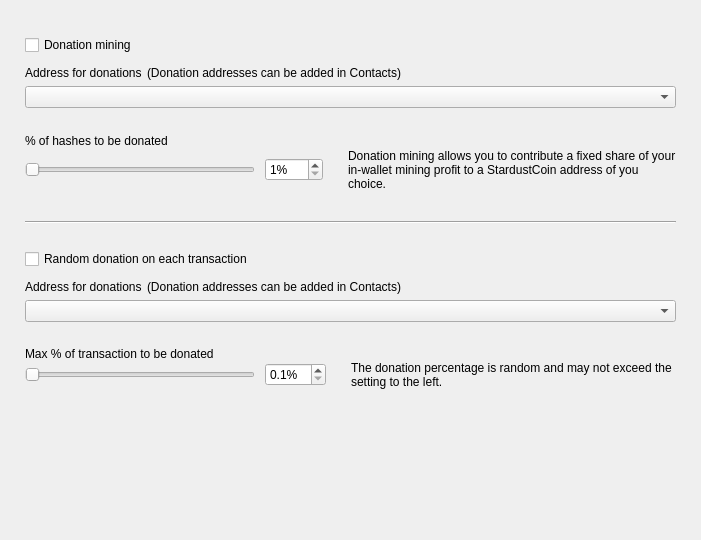
<?xml version="1.0" encoding="UTF-8"?>
<ui version="4.0">
 <class>DonationOptionsFrame</class>
 <widget class="QFrame" name="DonationOptionsFrame">
  <property name="geometry">
   <rect>
    <x>0</x>
    <y>0</y>
    <width>701</width>
    <height>540</height>
   </rect>
  </property>
  <property name="windowTitle">
   <string>Frame</string>
  </property>
  <property name="frameShape">
   <enum>QFrame::NoFrame</enum>
  </property>
  <property name="frameShadow">
   <enum>QFrame::Raised</enum>
  </property>
  <layout class="QVBoxLayout" name="verticalLayout">
   <property name="spacing">
    <number>10</number>
   </property>
   <property name="leftMargin">
    <number>25</number>
   </property>
   <property name="topMargin">
    <number>35</number>
   </property>
   <property name="rightMargin">
    <number>25</number>
   </property>
   <property name="bottomMargin">
    <number>0</number>
   </property>
   <item>
    <widget class="QCheckBox" name="m_enableDonationMiningCheck">
     <property name="text">
      <string>Donation mining</string>
     </property>
    </widget>
   </item>
   <item>
    <widget class="QFrame" name="m_donationMiningFrame">
     <property name="frameShape">
      <enum>QFrame::NoFrame</enum>
     </property>
     <property name="frameShadow">
      <enum>QFrame::Raised</enum>
     </property>
     <layout class="QGridLayout" name="gridLayout" columnstretch="1,0,0,1">
      <property name="leftMargin">
       <number>0</number>
      </property>
      <property name="topMargin">
       <number>0</number>
      </property>
      <property name="rightMargin">
       <number>0</number>
      </property>
      <property name="bottomMargin">
       <number>0</number>
      </property>
      <property name="horizontalSpacing">
       <number>10</number>
      </property>
      <property name="verticalSpacing">
       <number>0</number>
      </property>
      <item row="2" column="0" colspan="4">
       <widget class="QComboBox" name="m_donationMiningAddressCombo"/>
      </item>
      <item row="3" column="0" colspan="4">
       <spacer name="verticalSpacer_2">
        <property name="orientation">
         <enum>Qt::Vertical</enum>
        </property>
        <property name="sizeType">
         <enum>QSizePolicy::Fixed</enum>
        </property>
        <property name="sizeHint" stdset="0">
         <size>
          <width>20</width>
          <height>25</height>
         </size>
        </property>
       </spacer>
      </item>
      <item row="4" column="0" colspan="4">
       <widget class="WalletGui::WalletNormalBlackTextLabel" name="label_2">
        <property name="minimumSize">
         <size>
          <width>0</width>
          <height>16</height>
         </size>
        </property>
        <property name="text">
         <string>% of hashes to be donated</string>
        </property>
        <property name="indent">
         <number>0</number>
        </property>
       </widget>
      </item>
      <item row="5" column="1">
       <widget class="QSpinBox" name="m_donationMiningAmountSpin">
        <property name="suffix">
         <string>%</string>
        </property>
        <property name="minimum">
         <number>1</number>
        </property>
        <property name="maximum">
         <number>100</number>
        </property>
       </widget>
      </item>
      <item row="5" column="0">
       <widget class="QSlider" name="m_donationMiningAmountSlider">
        <property name="maximumSize">
         <size>
          <width>230</width>
          <height>16777215</height>
         </size>
        </property>
        <property name="minimum">
         <number>1</number>
        </property>
        <property name="maximum">
         <number>100</number>
        </property>
        <property name="orientation">
         <enum>Qt::Horizontal</enum>
        </property>
       </widget>
      </item>
      <item row="5" column="2">
       <spacer name="horizontalSpacer">
        <property name="orientation">
         <enum>Qt::Horizontal</enum>
        </property>
        <property name="sizeType">
         <enum>QSizePolicy::Fixed</enum>
        </property>
        <property name="sizeHint" stdset="0">
         <size>
          <width>5</width>
          <height>20</height>
         </size>
        </property>
       </spacer>
      </item>
      <item row="5" column="3" alignment="Qt::AlignVCenter">
       <widget class="WalletGui::WalletSmallGrayTextLabel" name="m_donationMiningCommentLabel">
        <property name="minimumSize">
         <size>
          <width>0</width>
          <height>32</height>
         </size>
        </property>
        <property name="text">
         <string>Donation mining allows you to contribute a fixed share of your in-wallet mining profit to a StardustCoin address of you choice.</string>
        </property>
        <property name="wordWrap">
         <bool>true</bool>
        </property>
        <property name="indent">
         <number>0</number>
        </property>
       </widget>
      </item>
      <item row="1" column="0" colspan="4">
       <spacer name="verticalSpacer_6">
        <property name="orientation">
         <enum>Qt::Vertical</enum>
        </property>
        <property name="sizeType">
         <enum>QSizePolicy::Fixed</enum>
        </property>
        <property name="sizeHint" stdset="0">
         <size>
          <width>20</width>
          <height>5</height>
         </size>
        </property>
       </spacer>
      </item>
      <item row="0" column="0" colspan="4">
       <layout class="QHBoxLayout" name="horizontalLayout" stretch="0,1">
        <property name="spacing">
         <number>5</number>
        </property>
        <property name="leftMargin">
         <number>0</number>
        </property>
        <item>
         <widget class="WalletGui::WalletNormalBlackTextLabel" name="label">
          <property name="minimumSize">
           <size>
            <width>0</width>
            <height>16</height>
           </size>
          </property>
          <property name="text">
           <string>Address for donations</string>
          </property>
          <property name="indent">
           <number>0</number>
          </property>
         </widget>
        </item>
        <item>
         <widget class="WalletGui::WalletSmallGrayTextLabel" name="label_5">
          <property name="text">
           <string>(Donation addresses can be added in Contacts)</string>
          </property>
         </widget>
        </item>
       </layout>
      </item>
     </layout>
    </widget>
   </item>
   <item>
    <spacer name="verticalSpacer_3">
     <property name="orientation">
      <enum>Qt::Vertical</enum>
     </property>
     <property name="sizeType">
      <enum>QSizePolicy::Fixed</enum>
     </property>
     <property name="sizeHint" stdset="0">
      <size>
       <width>20</width>
       <height>20</height>
      </size>
     </property>
    </spacer>
   </item>
   <item>
    <widget class="Line" name="line">
     <property name="frameShadow">
      <enum>QFrame::Sunken</enum>
     </property>
     <property name="orientation">
      <enum>Qt::Horizontal</enum>
     </property>
    </widget>
   </item>
   <item>
    <spacer name="verticalSpacer_4">
     <property name="orientation">
      <enum>Qt::Vertical</enum>
     </property>
     <property name="sizeType">
      <enum>QSizePolicy::Fixed</enum>
     </property>
     <property name="sizeHint" stdset="0">
      <size>
       <width>20</width>
       <height>15</height>
      </size>
     </property>
    </spacer>
   </item>
   <item>
    <widget class="QCheckBox" name="m_enableDonationChangeCheck">
     <property name="text">
      <string>Random donation on each transaction</string>
     </property>
    </widget>
   </item>
   <item>
    <widget class="QFrame" name="m_donationChangeFrame">
     <property name="frameShape">
      <enum>QFrame::NoFrame</enum>
     </property>
     <property name="frameShadow">
      <enum>QFrame::Raised</enum>
     </property>
     <layout class="QGridLayout" name="gridLayout_2" columnstretch="1,0,0,1">
      <property name="leftMargin">
       <number>0</number>
      </property>
      <property name="topMargin">
       <number>0</number>
      </property>
      <property name="rightMargin">
       <number>0</number>
      </property>
      <property name="bottomMargin">
       <number>0</number>
      </property>
      <property name="horizontalSpacing">
       <number>10</number>
      </property>
      <property name="verticalSpacing">
       <number>0</number>
      </property>
      <item row="3" column="0" colspan="4">
       <spacer name="verticalSpacer_5">
        <property name="orientation">
         <enum>Qt::Vertical</enum>
        </property>
        <property name="sizeType">
         <enum>QSizePolicy::Fixed</enum>
        </property>
        <property name="sizeHint" stdset="0">
         <size>
          <width>20</width>
          <height>25</height>
         </size>
        </property>
       </spacer>
      </item>
      <item row="4" column="0" colspan="4">
       <widget class="WalletGui::WalletNormalBlackTextLabel" name="label_3">
        <property name="text">
         <string>Max % of transaction to be donated</string>
        </property>
        <property name="indent">
         <number>0</number>
        </property>
       </widget>
      </item>
      <item row="5" column="0">
       <widget class="QSlider" name="m_donationChangeAmountSlider">
        <property name="maximumSize">
         <size>
          <width>230</width>
          <height>16777215</height>
         </size>
        </property>
        <property name="minimum">
         <number>1</number>
        </property>
        <property name="maximum">
         <number>100</number>
        </property>
        <property name="orientation">
         <enum>Qt::Horizontal</enum>
        </property>
       </widget>
      </item>
      <item row="2" column="0" colspan="4">
       <widget class="QComboBox" name="m_donationChangeAddressCombo"/>
      </item>
      <item row="5" column="3" alignment="Qt::AlignVCenter">
       <widget class="WalletGui::WalletSmallGrayTextLabel" name="m_donationChangeCommentLabel">
        <property name="text">
         <string>The donation percentage is random and may not exceed the setting to the left.</string>
        </property>
        <property name="wordWrap">
         <bool>true</bool>
        </property>
        <property name="indent">
         <number>0</number>
        </property>
       </widget>
      </item>
      <item row="5" column="1">
       <widget class="QDoubleSpinBox" name="m_donationChangeAmountSpin">
        <property name="suffix">
         <string>%</string>
        </property>
        <property name="decimals">
         <number>1</number>
        </property>
        <property name="minimum">
         <double>0.100000000000000</double>
        </property>
        <property name="maximum">
         <double>10.000000000000000</double>
        </property>
        <property name="singleStep">
         <double>0.100000000000000</double>
        </property>
       </widget>
      </item>
      <item row="5" column="2">
       <spacer name="horizontalSpacer_2">
        <property name="orientation">
         <enum>Qt::Horizontal</enum>
        </property>
        <property name="sizeType">
         <enum>QSizePolicy::Fixed</enum>
        </property>
        <property name="sizeHint" stdset="0">
         <size>
          <width>5</width>
          <height>20</height>
         </size>
        </property>
       </spacer>
      </item>
      <item row="1" column="0" colspan="4">
       <spacer name="verticalSpacer_7">
        <property name="orientation">
         <enum>Qt::Vertical</enum>
        </property>
        <property name="sizeType">
         <enum>QSizePolicy::Fixed</enum>
        </property>
        <property name="sizeHint" stdset="0">
         <size>
          <width>20</width>
          <height>5</height>
         </size>
        </property>
       </spacer>
      </item>
      <item row="0" column="0" colspan="4">
       <layout class="QHBoxLayout" name="horizontalLayout_2" stretch="0,1">
        <property name="spacing">
         <number>5</number>
        </property>
        <property name="leftMargin">
         <number>0</number>
        </property>
        <item>
         <widget class="WalletGui::WalletNormalBlackTextLabel" name="label_4">
          <property name="minimumSize">
           <size>
            <width>0</width>
            <height>16</height>
           </size>
          </property>
          <property name="text">
           <string>Address for donations</string>
          </property>
          <property name="indent">
           <number>0</number>
          </property>
         </widget>
        </item>
        <item>
         <widget class="WalletGui::WalletSmallGrayTextLabel" name="label_6">
          <property name="text">
           <string>(Donation addresses can be added in Contacts)</string>
          </property>
         </widget>
        </item>
       </layout>
      </item>
     </layout>
    </widget>
   </item>
   <item>
    <spacer name="verticalSpacer">
     <property name="orientation">
      <enum>Qt::Vertical</enum>
     </property>
     <property name="sizeType">
      <enum>QSizePolicy::Expanding</enum>
     </property>
     <property name="sizeHint" stdset="0">
      <size>
       <width>20</width>
       <height>10</height>
      </size>
     </property>
    </spacer>
   </item>
  </layout>
 </widget>
 <customwidgets>
  <customwidget>
   <class>WalletGui::WalletSmallGrayTextLabel</class>
   <extends>QLabel</extends>
   <header>Gui/Common/WalletTextLabel.h</header>
  </customwidget>
  <customwidget>
   <class>WalletGui::WalletNormalBlackTextLabel</class>
   <extends>QLabel</extends>
   <header>Gui/Common/WalletTextLabel.h</header>
  </customwidget>
 </customwidgets>
 <resources/>
 <connections>
  <connection>
   <sender>m_enableDonationMiningCheck</sender>
   <signal>toggled(bool)</signal>
   <receiver>m_donationMiningFrame</receiver>
   <slot>setEnabled(bool)</slot>
   <hints>
    <hint type="sourcelabel">
     <x>353</x>
     <y>41</y>
    </hint>
    <hint type="destinationlabel">
     <x>350</x>
     <y>115</y>
    </hint>
   </hints>
  </connection>
  <connection>
   <sender>m_donationMiningAmountSlider</sender>
   <signal>valueChanged(int)</signal>
   <receiver>DonationOptionsFrame</receiver>
   <slot>donationMiningAmountChanged(int)</slot>
   <hints>
    <hint type="sourcelabel">
     <x>187</x>
     <y>155</y>
    </hint>
    <hint type="destinationlabel">
     <x>350</x>
     <y>269</y>
    </hint>
   </hints>
  </connection>
  <connection>
   <sender>m_donationMiningAmountSpin</sender>
   <signal>valueChanged(int)</signal>
   <receiver>DonationOptionsFrame</receiver>
   <slot>donationMiningAmountChanged(int)</slot>
   <hints>
    <hint type="sourcelabel">
     <x>391</x>
     <y>155</y>
    </hint>
    <hint type="destinationlabel">
     <x>350</x>
     <y>269</y>
    </hint>
   </hints>
  </connection>
  <connection>
   <sender>m_enableDonationChangeCheck</sender>
   <signal>toggled(bool)</signal>
   <receiver>m_donationChangeFrame</receiver>
   <slot>setEnabled(bool)</slot>
   <hints>
    <hint type="sourcelabel">
     <x>353</x>
     <y>237</y>
    </hint>
    <hint type="destinationlabel">
     <x>350</x>
     <y>328</y>
    </hint>
   </hints>
  </connection>
  <connection>
   <sender>m_donationChangeAmountSlider</sender>
   <signal>valueChanged(int)</signal>
   <receiver>DonationOptionsFrame</receiver>
   <slot>donationChangeAmountChanged(int)</slot>
   <hints>
    <hint type="sourcelabel">
     <x>187</x>
     <y>385</y>
    </hint>
    <hint type="destinationlabel">
     <x>350</x>
     <y>269</y>
    </hint>
   </hints>
  </connection>
  <connection>
   <sender>m_donationChangeAmountSpin</sender>
   <signal>valueChanged(double)</signal>
   <receiver>DonationOptionsFrame</receiver>
   <slot>donationChangeAmountChanged(double)</slot>
   <hints>
    <hint type="sourcelabel">
     <x>433</x>
     <y>353</y>
    </hint>
    <hint type="destinationlabel">
     <x>350</x>
     <y>269</y>
    </hint>
   </hints>
  </connection>
 </connections>
 <slots>
  <slot>donationMiningAmountChanged(int)</slot>
  <slot>donationChangeAmountChanged(int)</slot>
  <slot>donationChangeAmountChanged(double)</slot>
 </slots>
</ui>
